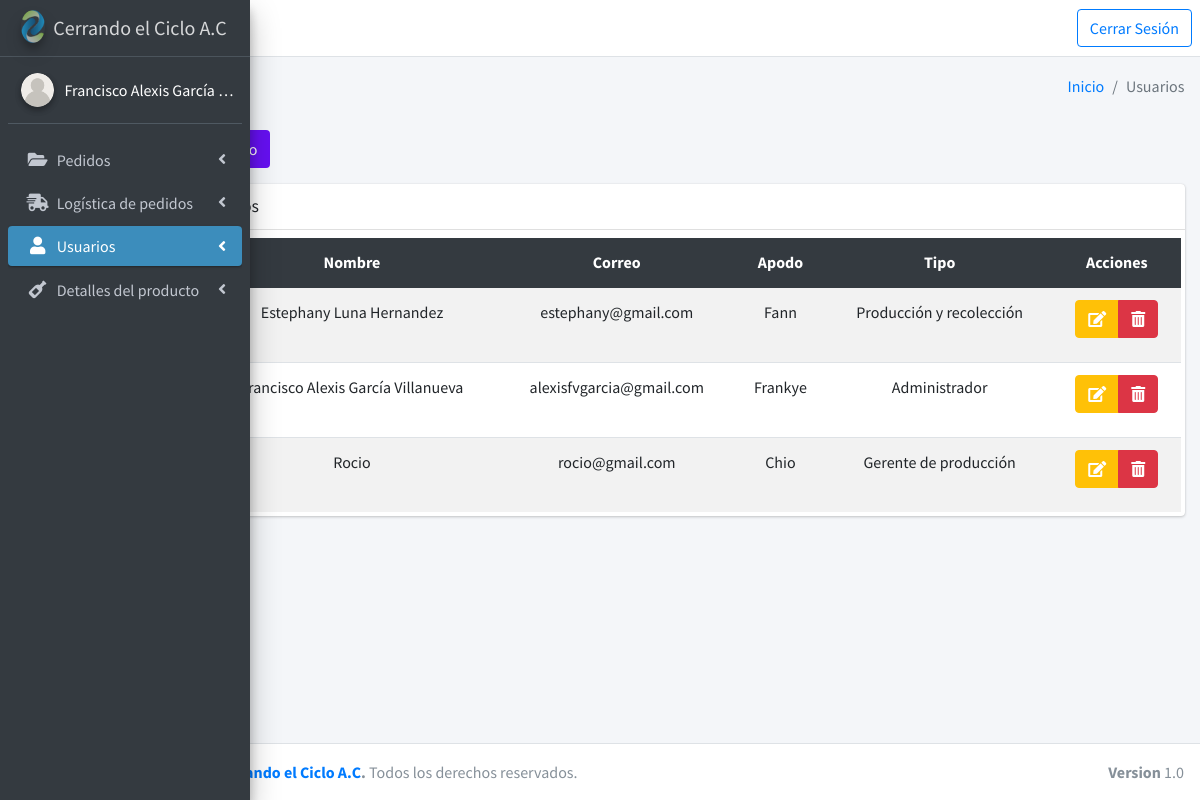
The page /mainUsuarios (signed in) on the database its author committed.
### tables this page shows
CREATE TABLE `usuario` (
  `Id_Usuario` int(11) NOT NULL,
  `Foto_User` text NOT NULL,
  `Nombre_Usuario` text NOT NULL,
  `Correo` text NOT NULL,
  `Apodo` text NOT NULL,
  `Password` text NOT NULL,
  `Id_Tipo_User1` int(11) NOT NULL,
  `Fecha_Registro` timestamp NOT NULL DEFAULT current_timestamp() ON UPDATE current_timestamp()
);

CREATE TABLE `tipo_usuario` (
  `Id_Tipo_User` int(11) NOT NULL,
  `Tipo_User` text NOT NULL,
  `Descripcion_Tipo_User` text NOT NULL
);

### controllers/plantilla.controlador.php (called while the page is built)
<?php
    Class ControladorPlantilla{
        static public function TraerPlantilla(){
            include "views/plantilla.php";
        }
    }
?>

### index.php (called while the page is built, shortened)
<?php
    require_once "controllers/plantilla.controlador.php";
    require_once "controllers/usuarios.controlador.php";
    require_once "models/usuarios.modelo.php";
    $plantilla = new ControladorPlantilla();
    $plantilla->TraerPlantilla();
?>

### models/conexion.php (called while the page is built)
<?php
    Class Conexion {
        static public function conectar(){
            $link = new PDO("mysql:host=localhost;dbname=logistica-pedidos",
                            "root",
                            "");
            $link->exec("set names utf8");
            return $link;
        }
    }
?>

### models/usuarios.modelo.php (called while the page is built, shortened)
<?php
require_once "conexion.php";
class ModeloUsuarios
{
    static public function mdlTraerUsuarios()
    {
        $stmt = Conexion::conectar()->prepare(
            "SELECT * FROM usuario
             INNER JOIN tipo_usuario ON Id_Tipo_User=Id_Tipo_User1
             WHERE Tipo_User != 'Usuario eliminado' AND Tipo_User != 'Usuario no asignado'
             ORDER BY Nombre_Usuario ASC"
        );
        $stmt->execute();
        return $stmt->fetchAll();
    }
}

### controllers/usuarios.controlador.php (called while the page is built, shortened)
<?php
class ControladorUsuarios
{
    static public function ctrTraerUsuarios()
    {
        $consulta = ModeloUsuarios::mdlTraerUsuarios();
        return $consulta;
    }
}

### views/modules/Usuarios/listaUsuarios.php (the view, shortened to what this page needs)
<table class="table table-hover table-striped text-md-center tablas dt-responsive">
    <thead class="thead-dark">
        <tr>
            <th scope="col" style="width: 3px; max-width: 8px;">#</th>
            <th scope="col">Foto</th>
            <th scope="col">Nombre</th>
            <th scope="col">Correo</th>
            <th scope="col">Apodo</th>
            <th scope="col">Tipo</th>
            <th scope="col">Acciones</th>
        </tr>
    </thead>
    <tbody>
        <?php
        $usuarios = ControladorUsuarios::ctrTraerUsuarios();
        foreach ($usuarios as $key => $value) :
        ?>
            <tr>
                <td scope="row" style="width: 3px; max-width: 8px;"><?php echo $key + 1; ?></td>
                <td>
                </td>
                <td><?php echo $value["Nombre_Usuario"]; ?></td>
                <td><?php echo $value["Correo"]; ?></td>
                <td><?php echo $value["Apodo"]; ?></td>
                <td><?php echo $value["Tipo_User"]; ?></td>
                <td>
                    <div class="btn-group">
                        <button class="btn btn-warning btnEditarUsuario" idUsuario="<?php echo $value["Id_Usuario"]; ?>" data-toggle="modal" data-target="#modalEditarUsuario"><i class="fas fa-edit text-white"></i></button>
                        <button class="btn btn-danger btnEliminarUsuario" idUsuario="<?php echo $value["Id_Usuario"]; ?>" fotoUsuario="<?php echo $value["Foto_User"]; ?>" apodoUsuario="<?php echo $value["Apodo"]; ?>"><i class="fas fa-trash-alt text-white"></i></button>
                    </div>
                </td>
            </tr>
        <?php endforeach ?>
    </tbody>
</table>

### views/plantilla.php (shortened to what this page needs)
<!DOCTYPE html>
<html>
<head>
  <link rel="stylesheet" href="views/plugins/fontawesome-free/css/all.min.css">
  <link rel="stylesheet" href="views/plugins/select2/css/select2.min.css">
  <link rel="stylesheet" href="views/plugins/select2-bootstrap4-theme/select2-bootstrap4.min.css">
  <link rel="stylesheet" href="views/plugins/datatables-bs4/css/dataTables.bootstrap4.min.css">
  <link rel="stylesheet" href="views/plugins/datatables-responsive/css/responsive.bootstrap4.min.css">
  <link rel="stylesheet" href="views/plugins/icheck-bootstrap/icheck-bootstrap.min.css">
  <link rel="stylesheet" href="views/dist/css/adminlte.css">
  <link rel="stylesheet" href="views/css/plantilla.css">
</head>
<?php if (isset($_SESSION["sesionActiva"]) && isset($_SESSION["sesionActiva"]) == "ok") : ?>
  <body class="hold-transition sidebar-mini layout-fixed sidebar-collapse">
    <div class="wrapper">
      <?php
      include "sections/cabezote.php";
      include "sections/lateral.php";
      if (isset($_GET["pagina"])) {
        if (
          $_GET["pagina"] == "mainUsuarios" ||
          $_GET["pagina"] == "mainRoles" ||
          $_GET["pagina"] == "levantarPedido" ||
          $_GET["pagina"] == "administrarPedidos" ||
          $_GET["pagina"] == "mainAcabado" ||
          $_GET["pagina"] == "mainCorte" ||
          $_GET["pagina"] == "mainForma" ||
          $_GET["pagina"] == "mainMarca" ||
          $_GET["pagina"] == "verPedidosEnProduccion" ||
          $_GET["pagina"] == "recolectarPedidos" ||
          $_GET["pagina"] == "descargaTaller" ||
          $_GET["pagina"] == "asignarPedidos" ||
          $_GET["pagina"] == "pedidosEnCola" ||
          $_GET["pagina"] == "produccionPedidos" ||
          $_GET["pagina"] == "transportarPedidos" ||
          $_GET["pagina"] == "descargaTienda" ||
          $_GET["pagina"] == "entregarPedidos" ||
          $_GET["pagina"] == "salir"
        ) {
          include "pages/" . $_GET["pagina"] . ".php";
        } else {
          include "pages/error404.php";
        }
      } else {
        include "pages/levantarPedido.php";
      }
      include "sections/pie.php";
      ?>
    </div>
  <?php
endif
  ?>
  </body>
</html>

### views/sections/cabezote.php
<nav class="main-header navbar navbar-expand navbar-white navbar-light">
    <ul class="navbar-nav">
        <li class="nav-item">
            <a class="nav-link" data-widget="pushmenu" href="#" role="button"><i class="fas fa-bars"></i></a>
        </li>
    </ul>
    <ul class="navbar-nav ml-auto">
            <a href="salir" class="btn btn-outline-primary">Cerrar Sesión</a>
    </ul>
</nav>

### views/sections/lateral.php (shortened to what this page needs)
<aside class="main-sidebar sidebar-dark-lightblue elevation-4">
    <a href="levantarPedido" class="brand-link">
        <img src="views/dist/img/Logo-CC-Corto.png" class="brand-image img-circle elevation-3" style="opacity: .8">
        <span class="brand-text font-weight-normal">Cerrando el Ciclo A.C</span>
    </a>
    <div class="sidebar">
        <div class="user-panel mt-3 pb-3 mb-3 d-flex">
            <div class="image">
                <img src="
                <?php
                if (isset($_SESSION["sesionActiva"]) && isset($_SESSION["sesionActiva"]) == "ok") {
                    if ($_SESSION["imagenUsuario"] != "") :
                        echo $_SESSION["imagenUsuario"];
                    else :
                        echo "views/img/Usuarios/defaultUser.png";
                    endif;
                }
                ?>
                " class="img-circle elevation-2" alt="User Image">
            </div>
            <div class="info">
                <span href="#" class="d-block text-truncate text-white">
                    <?php
                    if (isset($_SESSION["sesionActiva"]) && isset($_SESSION["sesionActiva"]) == "ok") {
                        echo $_SESSION["nombreUsuario"];
                    }
                    ?>
                </span>
            </div>
        </div>
        <nav class="mt-2">
            <ul class="nav nav-pills nav-sidebar flex-column" data-widget="treeview" role="menu" data-accordion="false">
                <?php if (isset($_GET["pagina"])) : ?>
                    <li class="nav-item has-treeview">
                        <?php if ($_GET["pagina"] == "levantarPedido" || $_GET["pagina"] == "administrarPedidos" || $_GET["pagina"] == "entregarPedidos") : ?>
                            <a href="#" class="nav-link active">
                                <i class="nav-icon fas fa-folder-open"></i>
                                <p>
                                    Pedidos
                                    <i class="right fas fa-angle-left"></i>
                                </p>
                            </a>
                        <?php else : ?>
                            <a href="#" class="nav-link">
                                <i class="nav-icon fas fa-folder-open"></i>
                                <p>
                                    Pedidos
                                    <i class="right fas fa-angle-left"></i>
                                </p>
                            </a>
                        <?php endif ?>
                    </li>
                    <li class="nav-item has-treeview">
                        <?php if ($_GET["pagina"] == "verPedidosEnTaller" || $_GET["pagina"] == "verPedidosEnEspera" || $_GET["pagina"] == "verPedidosEnProduccion" || $_GET["pagina"] == "recolectarPedidos" || $_GET["pagina"] == "descargaTaller" || $_GET["pagina"] == "asignarPedidos" || $_GET["pagina"] == "pedidosEnCola" || $_GET["pagina"] == "produccionPedidos" || $_GET["pagina"] == "transportarPedidos" || $_GET["pagina"] == "descargaTienda") : ?>
                            <a href="#" class="nav-link active">
                                <i class="nav-icon fas fa-shipping-fast"></i>
                                <p>
                                    Logística de pedidos
                                    <i class="right fas fa-angle-left"></i>
                                </p>
                            </a>
                        <?php else : ?>
                            <a href="#" class="nav-link">
                                <i class="nav-icon fas fa-shipping-fast"></i>
                                <p>
                                    Logística de pedidos
                                    <i class="right fas fa-angle-left"></i>
                                </p>
                            </a>
                        <?php endif ?>
                    </li>
                    <li class="nav-item has-treeview">
                        <?php if ($_GET["pagina"] == "mainUsuarios" || $_GET["pagina"] == "mainRoles") : ?>
                            <a href="#" class="nav-link active">
                                <i class="nav-icon fas fa-user"></i>
                                <p>
                                    Usuarios
                                    <i class="right fas fa-angle-left"></i>
                                </p>
                            </a>
                        <?php endif ?>
                    </li>
                    <li class="nav-item has-treeview">
                        <?php if ($_GET["pagina"] == "mainAcabado" || $_GET["pagina"] == "mainCorte"  || $_GET["pagina"] == "mainForma" || $_GET["pagina"] == "mainMarca") : ?>
                            <a href="#" class="nav-link active">
                                <i class="nav-icon fas fa-wine-bottle"></i>
                                <p>
                                    Detalles del producto
                                    <i class="right fas fa-angle-left"></i>
                                </p>
                            </a>
                        <?php else : ?>
                            <a href="#" class="nav-link">
                                <i class="nav-icon fas fa-wine-bottle"></i>
                                <p>
                                    Detalles del producto
                                    <i class="right fas fa-angle-left"></i>
                                </p>
                            </a>
                        <?php endif ?>
                    </li>
                <?php endif ?>
            </ul>
        </nav>
    </div>
</aside>

### views/pages/mainUsuarios.php (shortened to what this page needs)
<div class="content-wrapper">
    <section class="content-header">
        <div class="container-fluid">
            <div class="row mb-2">
                <div class="col-sm-6">
                    <h1 class="d-inline-block mr-2">Usuarios</h1>
                </div>
                <div class="col-sm-6">
                    <ol class="breadcrumb float-sm-right">
                        <li class="breadcrumb-item"><a href="mainProduct">Inicio</a></li>
                        <li class="breadcrumb-item active">Usuarios</li>
                    </ol>
                </div>
            </div>
        </div>
    </section>
    <section class="content">
        <div class="container-fluid">
            <div class="row">
                <div class="col">
                    <button type="button" class="btn bg-indigo d-block mb-3" data-toggle="modal" data-target="#modalAgregarUsuario">
                    </button>
                </div>
            </div>
            <div class="row">
                <div class="col">
                    <div class="card">
                        <div class="card-header mb-1">
                            <h1 class="card-title">Usuarios registrados</h1>
                        </div>
                        <div class="card-body p-1">
                            <?php include "views/modules/Usuarios/listaUsuarios.php"; ?>
                        </div>
                    </div>
                </div>
            </div>
        </div>
    </section>
</div>

### views/sections/pie.php
<footer class="main-footer">
    <strong>Copyright &copy; 2020 <a href="http://www.cerrandoelciclo.org" target="_blank">Cerrando el Ciclo A.C</a>.</strong>
    Todos los derechos reservados.
    <div class="float-right d-none d-sm-inline-block">
        <b>Version</b> 1.0
    </div>
</footer>

### rows shown on the page
usuario: Nombre_Usuario "Estephany Luna Hernandez", Correo "estephany@gmail.com", Apodo "Fann", Id_Tipo_User1.Tipo_User "Producción y recolección"
usuario: Nombre_Usuario "Francisco Alexis García Villanueva", Correo "alexisfvgarcia@gmail.com", Apodo "Frankye", Id_Tipo_User1.Tipo_User "Administrador"
usuario: Nombre_Usuario "Rocio", Correo "rocio@gmail.com", Apodo "Chio", Id_Tipo_User1.Tipo_User "Gerente de producción"

### other values the page prints
$_SESSION["nombreUsuario"] "Francisco Alexis García…"
